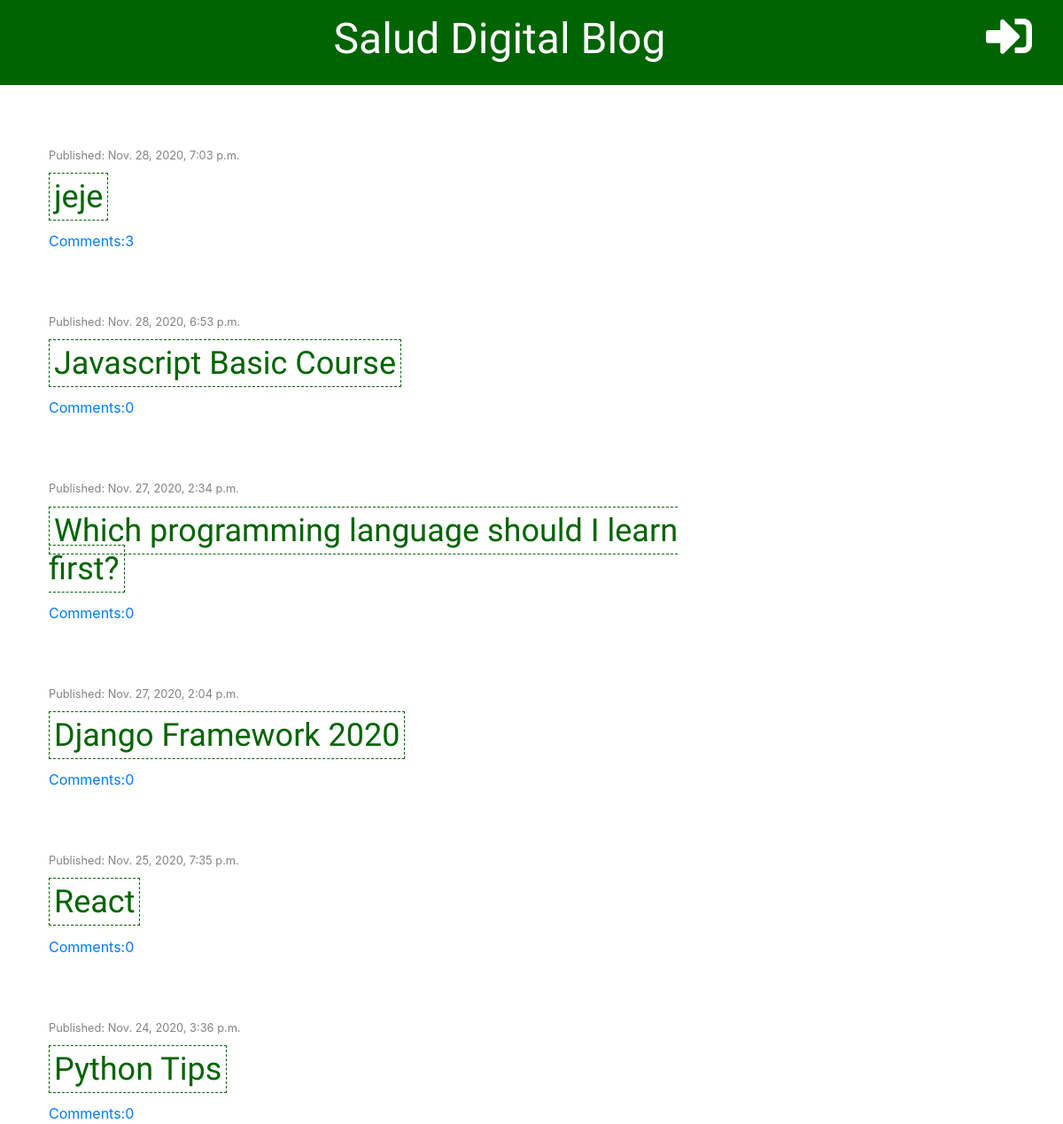
The app's page /, older data.
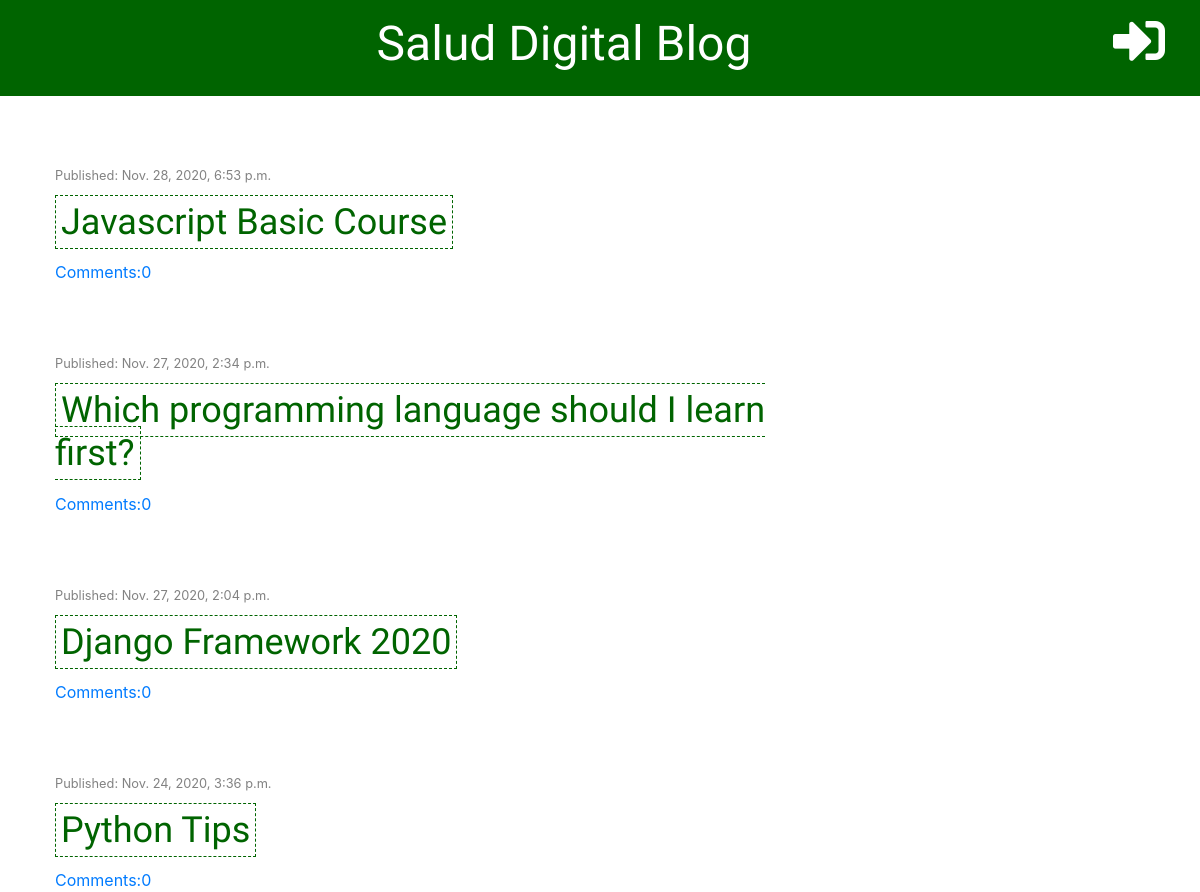
The same page, newer data.
### blog/models.py (models this page shows, shortened)
class Post(models.Model):
    author = models.ForeignKey('auth.User', on_delete=models.CASCADE)
    title = models.CharField(max_length=200)
    text = models.TextField()
    date = models.DateTimeField(default=timezone.now)
    published_date = models.DateTimeField(blank=True, null=True)
    def approved_comment(self):
        return self.comments.filter(approved=True)

### blog/views.py (the view)
# urls.py: path('', views.post_list, name='post_list'),
def post_list(request):
    posts= Post.objects.filter(published_date__lte=timezone.now()).order_by('-published_date')
    stuff_for_frontend = {'posts': posts}
    return render(request, 'blog/post_list.html', stuff_for_frontend)

### blog/templatetags/markdownify.py (called while the page is built)
@register.filter
def markdown(value):
    renderer = HighlightRenderer()
    markdown = mistune.Markdown(renderer=renderer)
    return markdown(value)

### blog/templates/blog/post_list.html (shortened to what this page needs)
{% extends 'blog/base.html' %}
{% load markdownify %}
{% block content %}
    {% for post in posts %}
    <div class="posts">
        <div class="date">
            <p>Published: {{post.published_date}}</p>
        </div>
        <h2><a href="{% url 'post_detail' pk=post.pk %}">{{post.title}}</a></h2>
        <a href="{% url 'post_detail' pk=post.pk %}">Comments:{{post.approved_comment.count}}</a>
    </div>
    {% endfor %}
{% endblock %}

### blog/templates/blog/base.html (shortened to what this page needs)
{% load staticfiles %}
<!DOCTYPE html>
<html lang="en">
<head>
    <link rel="stylesheet" href="https:////stackpath.bootstrapcdn.com/bootstrap/4.5.2/css/bootstrap.min.css">
    <link rel="stylesheet" href="{% static 'css/blog.css' %}">
    <link rel="stylesheet" href="https://pro.fontawesome.com/releases/v5.10.0/css/all.css"/>
    <link rel="stylesheet" href="{% static 'css/zenburn.css' %}">
</head>
<body>
    <div class="page-header">
            {% if user.is_authenticated %}
            <a href="{% url 'post_draft_list' %}" class="top-menu"><i class="fab fa-firstdraft fa-2x"></i></a>
            <a href="{% url 'post_new' %}" class="top-menu"><i class="fas fa-plus fa-2x"></i></a>
            <p class="top-menu">Hello {{ user.username }} <small>(<a href="{% url 'logout' %}">Logout</a>)</small></p>
            {% else %}
            <a href="{% url 'login' %}" class="top-menu"><i class="fas fa-sign-in-alt fa-2x"></i></a>
            {% endif %}
            <h1><a href="{% url 'post_list' %}" >Salud Digital Blog</a></h1>
    </div>
    <div class="content container">
        <div class="row">
            <div class="col-md-8">
                {% block content %}
                {% endblock %}
            </div>
        </div>
    </div>
</body>
</html>

### blog/static/css/blog.css (style rules this page uses)
.page-header { background-color: darkgreen; padding: 15px; margin-top: 0px; }
.page-header h1, .page-header h1 a { text-align: center; color: white; font-size: 36pt; text-decoration: none; }
.content { margin-left: 40px; }
h1, h2, h3, h4 { font-family: 'Tangerine', 'Inconsolata', 'Droid Sans', serif; font-size: 36px; }
.date { color: #828282; font-size: 0.8em; }
.posts { margin-top: 70px; }
.posts h2 a { color:darkgreen; border: 1px dashed darkgreen; padding: 5px; }
.top-menu { color: white; float: right; font-size: 26px; margin-right: 20px; }

Row changes from the older to the newer data that the page shows:
removed Post: published_date "Nov. 28, 2020, 7:03 p.m.", title "jeje", approved_comment.count "3"
removed Post: published_date "Nov. 25, 2020, 7:35 p.m.", title "React", approved_comment.count "0"
